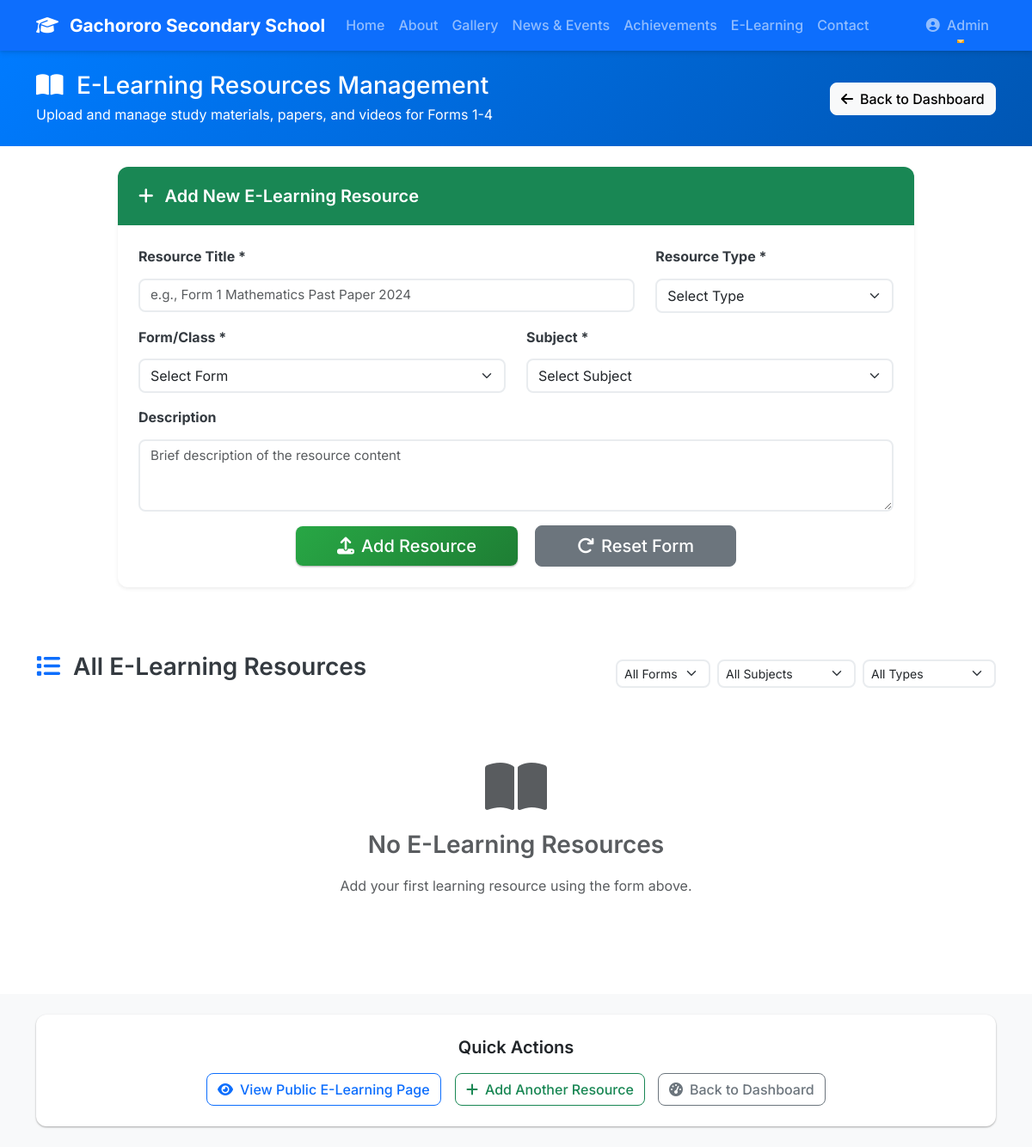
Page /admin/manage-elearning (signed in, upper part) on the earlier database version.
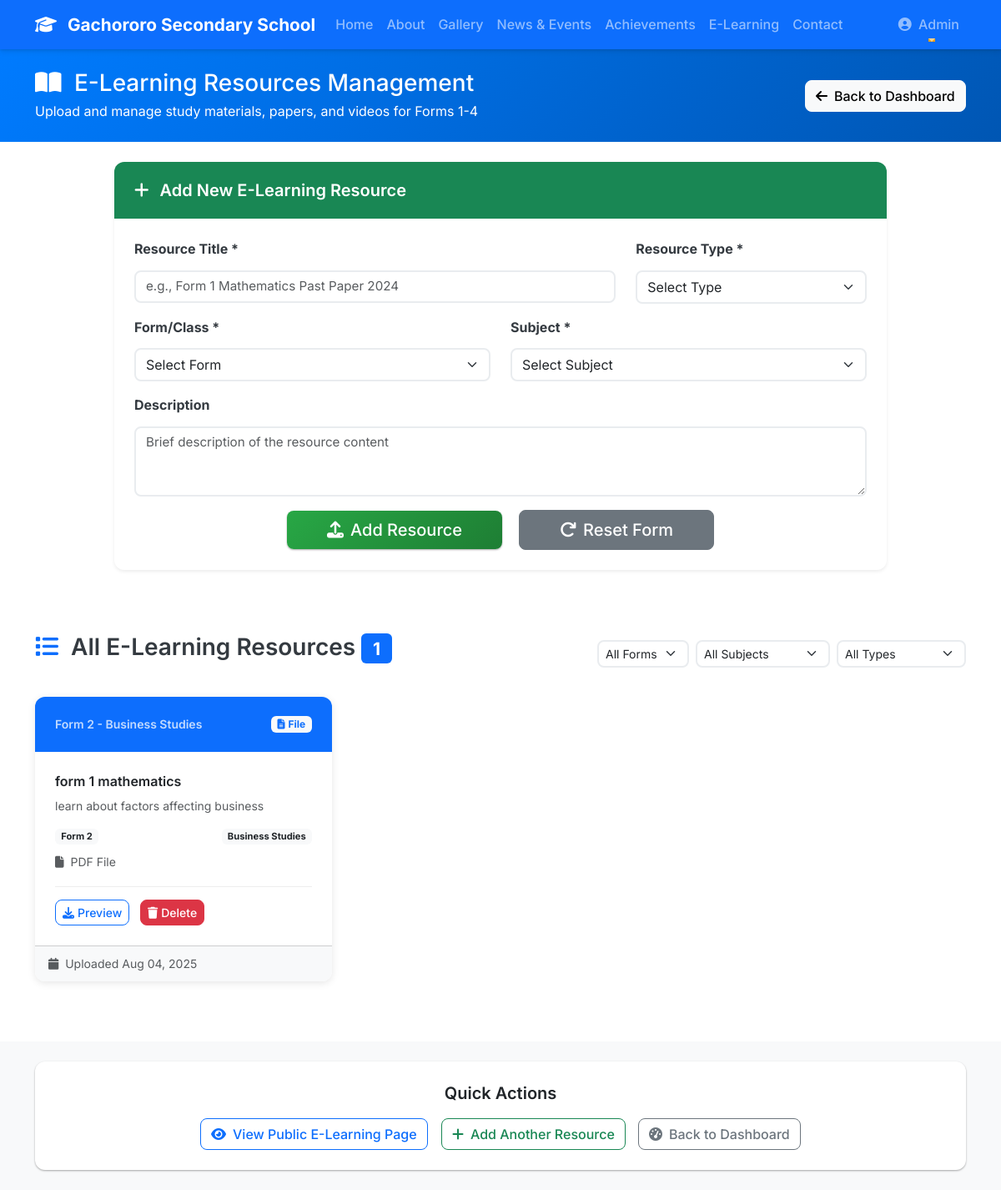
Same page on the later database version.
### models.py (models this page shows, shortened)
class ELearningResource(db.Model):
    id = db.Column(db.Integer, primary_key=True)
    title = db.Column(db.String(200), nullable=False)
    form = db.Column(db.String(20), nullable=False)  # Form 1, Form 2, etc.
    subject = db.Column(db.String(100), nullable=False)
    description = db.Column(db.Text)
    resource_type = db.Column(db.String(20), nullable=False)  # 'file' or 'youtube'
    filename = db.Column(db.String(200))  # For uploaded files
    youtube_url = db.Column(db.String(500))  # For YouTube videos
    date_uploaded = db.Column(db.DateTime, default=datetime.utcnow)

### app.py (the view, shortened to what this page needs)
@app.route('/admin/manage-elearning', methods=['GET', 'POST'])
@login_required
def manage_elearning():
    resources = ELearningResource.query.order_by(ELearningResource.date_uploaded.desc()).all()
    forms = ['Form 1', 'Form 2', 'Form 3', 'Form 4']
    subjects = ['Mathematics', 'English', 'Kiswahili', 'Biology', 'Chemistry', 'Physics',
                'History', 'Geography', 'CRE', 'Business Studies', 'Agriculture']
    return render_template('admin/manage_elearning.html',
                         resources=resources,
                         forms=forms,
                         subjects=subjects)

### app.py (called while the page is built)
@login_manager.user_loader
def load_user(user_id):
    return User.query.get(int(user_id))

### templates/admin/manage_elearning.html (shortened to what the changed rows need)
{% extends "base.html" %}
{% block content %}
<section class="admin-header bg-primary text-white py-4">
    <div class="container">
        <div class="row align-items-center">
            <div class="col-md-8">
                <h1 class="h3 mb-1">
                    <i class="fas fa-book-open me-2"></i>
                    E-Learning Resources Management
                </h1>
            </div>
        </div>
    </div>
</section>
<section class="py-5">
    <div class="container">
        <div class="row">
            <div class="col-12 mb-4">
                <div class="d-flex justify-content-between align-items-center flex-wrap">
                    <h3>
                        <i class="fas fa-list text-primary me-2"></i>
                        All E-Learning Resources
                        {% if resources %}
                            <span class="badge bg-primary">{{ resources|length }}</span>
                        {% endif %}
                    </h3>
                </div>
            </div>
        </div>
        {% if resources %}
            <div class="row" id="resources-grid">
                {% for resource in resources %}
                    <div class="col-lg-4 col-md-6 mb-4 resource-item"
                         data-form="{{ resource.form }}"
                         data-subject="{{ resource.subject }}"
                         data-type="{{ resource.resource_type }}">
                        <div class="card resource-admin-card h-100">
                            <div class="card-header d-flex justify-content-between align-items-center
                                        {% if resource.resource_type == 'file' %}bg-primary text-white{% else %}bg-danger text-white{% endif %}">
                                <div>
                                    <small class="opacity-75">{{ resource.form }} - {{ resource.subject }}</small>
                                </div>
                                <span class="badge {% if resource.resource_type == 'file' %}bg-light text-primary{% else %}bg-light text-danger{% endif %}">
                                    {% if resource.resource_type == 'file' %}
                                        <i class="fas fa-file-alt me-1"></i>File
                                    {% else %}
                                        <i class="fab fa-youtube me-1"></i>YouTube
                                    {% endif %}
                                </span>
                            </div>
                            <div class="card-body">
                                <h6 class="card-title">{{ resource.title }}</h6>
                                {% if resource.description %}
                                    <p class="card-text text-muted small mb-3">
                                        {{ resource.description[:100] }}{% if resource.description|length > 100 %}...{% endif %}
                                    </p>
                                {% endif %}
                                <div class="resource-info mb-3">
                                    <div class="d-flex justify-content-between align-items-center mb-2">
                                        <span class="badge bg-light text-dark">{{ resource.form }}</span>
                                        <span class="badge bg-light text-dark">{{ resource.subject }}</span>
                                    </div>
                                    {% if resource.resource_type == 'file' and resource.filename %}
                                        <div class="file-info">
                                            <small class="text-muted">
                                                <i class="fas fa-file me-1"></i>
                                                {{ resource.filename.split('.')[-1].upper() }} File
                                            </small>
                                        </div>
                                    {% endif %}
                                </div>
                                <div class="resource-actions">
                                    {% if resource.resource_type == 'file' and resource.filename %}
                                        {% if resource.filename.endswith(('.pdf', '.doc', '.docx')) %}
                                            <a href="{{ url_for('papers_file', filename=resource.filename) }}"
                                               class="btn btn-outline-primary btn-sm me-2" target="_blank">
                                                <i class="fas fa-download me-1"></i>Preview
                                            </a>
                                        {% else %}
                                            <a href="{{ url_for('videos_file', filename=resource.filename) }}"
                                               class="btn btn-outline-primary btn-sm me-2" target="_blank">
                                                <i class="fas fa-play me-1"></i>Play
                                            </a>
                                        {% endif %}
                                    {% elif resource.resource_type == 'youtube' and resource.youtube_url %}
                                        <a href="{{ resource.youtube_url }}"
                                           class="btn btn-outline-danger btn-sm me-2" target="_blank">
                                            <i class="fab fa-youtube me-1"></i>Watch
                                        </a>
                                    {% endif %}
                                    <a href="{{ url_for('delete_elearning', resource_id=resource.id) }}"
                                       class="btn btn-danger btn-sm"
                                       onclick="return confirm('Are you sure you want to delete this resource?')">
                                        <i class="fas fa-trash me-1"></i>Delete
                                    </a>
                                </div>
                            </div>
                            <div class="card-footer bg-light">
                                <small class="text-muted">
                                    <i class="fas fa-calendar me-1"></i>
                                    Uploaded {{ resource.date_uploaded.strftime('%b %d, %Y') }}
                                </small>
                            </div>
                        </div>
                    </div>
                {% endfor %}
            </div>
        {% else %}
            <div class="text-center text-muted py-5" id="empty-state">
                <i class="fas fa-book-open fa-4x mb-3"></i>
                <h3>No E-Learning Resources</h3>
                <p>Add your first learning resource using the form above.</p>
            </div>
        {% endif %}
    </div>
</section>
{% endblock %}

Differences in the rows shown:
added ELearningResource: form "Form 2", subject "Business Studies", resource_type "file" (drawn), title "form 1 mathematics", description "learn about factors affecting business", filename.split "PDF", date_uploaded "Aug 04, 2025"
Other differences:
{{ resources|length }}: (not shown) → "1"
text no longer shown: "No E-Learning Resources Add your first learning resource using the form above."
